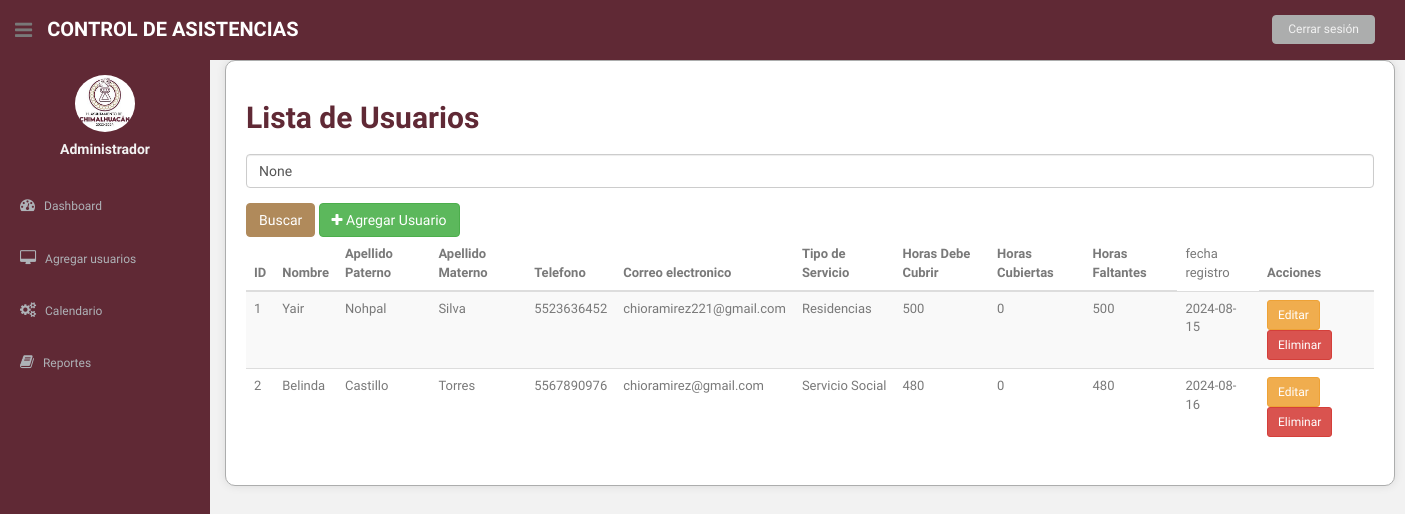
The app's page /lista_usuarios/ (signed in), older data.
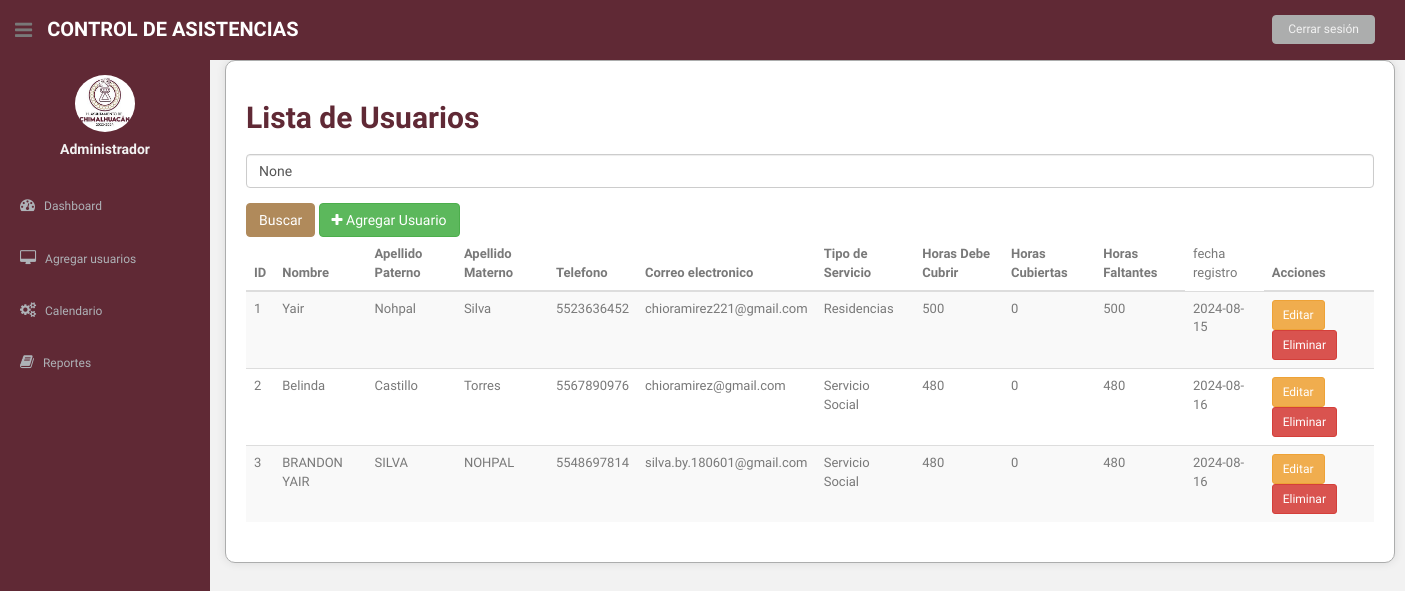
The same page, newer data.
### asistencia/models.py (models this page shows, shortened)
class Usuario(models.Model):
    nombre = models.CharField(max_length=100)
    apellido_paterno = models.CharField(max_length=100)
    apellido_materno = models.CharField(max_length=100)
    telefono = models.CharField(max_length=10)
    correo_electronico = models.EmailField(unique=True)
    fecha_registro = models.DateField(auto_now_add=True)
    user = models.OneToOneField(User, on_delete=models.CASCADE, null=True, blank=True)
    OPCIONES_SERVICIO = [
        ('SS', 'Servicio Social'),
        ('R', 'Residencias'),
    ]
    tipo_servicio = models.CharField(max_length=2, choices=OPCIONES_SERVICIO)
    horas_realizadas = models.IntegerField(default=0)  # Se actualizará según las horas realizadas
    horas_requeridas = models.IntegerField()  # Horas requeridas para el servicio

### asistencia/views.py (the view)
# urls.py: path('lista_usuarios/', views.lista_usuarios, name='lista_usuarios'),
@login_required
def lista_usuarios(request):
    usuarios = Usuario.objects.all()
    query = request.GET.get('q')
    if query:
        usuarios = usuarios.filter(nombre__icontains=query)
    for usuario in usuarios:
        try:
            horas_realizadas = 0
            asistencias = Asistencia.objects.filter(usuario=usuario, fecha_salida__isnull=False)
            for asistencia in asistencias:
                if asistencia.fecha_salida and asistencia.fecha_entrada:
                    delta = asistencia.fecha_salida - asistencia.fecha_entrada
                    horas_realizadas += delta.total_seconds() / 3600
            usuario.horas_realizadas = horas_realizadas
            usuario.horas_faltantes = usuario.horas_requeridas - horas_realizadas
        except Exception as e:
            print(f"Error al calcular horas para {usuario}: {e}")
            usuario.horas_realizadas = 0
            usuario.horas_faltantes = usuario.horas_requeridas
    return render(request, 'lista_usuarios.html', {'usuarios': usuarios, 'query': query})

### asistencia/templates/lista_usuarios.html (shortened to what this page needs)
{% load static %}
<!DOCTYPE html>
<html lang="en">
<head>
  <link href="{% static 'css/bootstrap.css' %}" rel="stylesheet">
  <link href="{% static 'font-awesome/css/font-awesome.css' %}" rel="stylesheet" />
  <link rel="stylesheet" type="text/css" href="{% static 'css/zabuto_calendar.css' %}">
  <link rel="stylesheet" type="text/css" href="{% static 'js/gritter/css/jquery.gritter.css' %}" />
  <link rel="stylesheet" type="text/css" href="{% static 'lineicons/style.css' %}">
  <link href="{% static 'css/style.css' %}" rel="stylesheet">
  <link href="{% static 'css/style-responsive.css' %}" rel="stylesheet">
</head>
<body>
  <section id="container">
    {% include 'general/menu.html' %}
    <section id="main-content">
      <section class="wrapper">
        <div class="container">
          <h2>Lista de Usuarios</h2>
          <form method="get" action="{% url 'lista_usuarios' %}">
            <div class="form-group">
              <input type="text" name="q" class="form-control" placeholder="Buscar por nombre" value="{{ query }}">
            </div>
            <button type="submit" class="btn btn-primary">Buscar</button>
            <a href="{% url 'agregar_usuario' %}" class="btn btn-success"><i class="fa fa-plus"></i> Agregar Usuario</a>
          </form>
          <div class="table-responsive">
            <table class="table table-striped">
              <thead>
                <tr>
                  <th>ID</th>
                  <th>Nombre</th>
                  <th>Apellido Paterno</th>
                  <th>Apellido Materno</th>
                  <th>Telefono</th>
                  <th>Correo electronico</th>
                  <th>Tipo de Servicio</th>
                  <th>Horas Debe Cubrir</th>
                  <th>Horas Cubiertas</th>
                  <th>Horas Faltantes</th>
                  <td>fecha registro</td>
                  <th>Acciones</th>
                </tr>
              </thead>
              <tbody>
                {% for usuario in usuarios %}
                <tr>
                  <td>{{ usuario.id }}</td>
                  <td>{{ usuario.nombre }}</td>
                  <td>{{ usuario.apellido_paterno }}</td>
                  <td>{{ usuario.apellido_materno }}</td>
                  <td>{{ usuario.telefono }}</td>
                  <td>{{ usuario.correo_electronico }}</td>
                  <td>{{ usuario.get_tipo_servicio_display }}</td>
                  <td>{{ usuario.horas_requeridas }}</td>
                  <td>{{ usuario.horas_realizadas }}</td>
                  <td>{{ usuario.horas_faltantes }}</td>
                  <td>{{ usuario.fecha_registro }}</td>
                  <td>
                    <a href="{% url 'editar_usuario' usuario.pk %}" class="btn btn-warning btn-sm">Editar</a>
                    <a href="{% url 'eliminar_usuario' usuario.pk %}" class="btn btn-danger btn-sm">Eliminar</a>
                  </td>
                </tr>
                {% endfor %}
              </tbody>
            </table>
          </div>
        </div>
      </section>
    </section>
  </section>
</body>
</html>

### asistencia/templates/general/menu.html (shortened to what this page needs)
{% load static %}
<header class="header black-bg">
  <div class="sidebar-toggle-box">
    <div class="fa fa-bars tooltips" data-placement="right" data-original-title="Toggle Navigation"></div>
  </div>
  <a href="{% url 'admin_dashboard' %}" class="logo"><b>Control de Asistencias</b></a>
  <div class="top-menu">
    <ul class="nav pull-right top-menu">
      <li>
        <a class="logout" href="{% url 'login' %}">Cerrar sesión</a>
      </li>
    </ul>
  </div>
</header>
<aside>
  <div id="sidebar" class="nav-collapse">
    <ul class="sidebar-menu" id="nav-accordion">
      <p class="centered">
        <a href="profile.html"><img src="{% static '/img/LOGO.jpg' %}" class="img-circle" width="60" /></a>
      </p>
      <h5 class="centered">Administrador</h5>
      <li class="mt">
        <a class="" href="{% url 'admin_dashboard' %}">
          <i class="fa fa-dashboard"></i>
          <span>Dashboard</span>
        </a>
      </li>
      <li class="sub-menu">
        <a href="javascript:;">
          <i class="fa fa-desktop"></i>
          <span>Agregar usuarios</span>
        </a>
      </li>
      <li class="sub-menu">
        <a href="javascript:;">
          <i class="fa fa-cogs"></i>
          <span>Calendario</span>
        </a>
      </li>
      <li class="sub-menu">
        <a href="javascript:;">
          <i class="fa fa-book"></i>
          <span>Reportes</span>
        </a>
      </li>
    </ul>
  </div>
</aside>

### asistencia/static/css/style.css (style rules this page uses)
body { color: #797979; background: #f2f2f2; font-family: 'Ruda', sans-serif; padding: 0px !important; margin: 0px !important; font-size:13px; }
ul li { list-style: none; }
a, a:hover, a:focus { text-decoration: none; outline: none; }
#container { width: 100%; height: 100%; }
.centered { text-align: center; }
.mt { margin-top: 25px; }
ul.top-menu > li > .logout { color: #f2f2f2; font-size: 12px; border-radius: 4px; -webkit-border-radius: 4px; border: 1px solid #ACADAD !important; padding: 5px 15px; margin-right: 15px; background: #ACADAD; margin-top: 15px; }
#sidebar { width: 210px; height: 100%; position: fixed; background: #602935; }
#sidebar h5 { color: #f2f2f2; font-weight: 700; }
#sidebar ul li { position: relative; }
ul.sidebar-menu , ul.sidebar-menu li ul.sub { margin: -2px 0 0; padding: 0; }
ul.sidebar-menu { margin-top: 75px; }
ul.sidebar-menu li { margin-bottom: 5px; margin-left:10px; margin-right:10px; }
ul.sidebar-menu li.sub-menu { line-height: 15px; }
ul.sidebar-menu li a span { display: inline-block; }
ul.sidebar-menu li a { color: #aeb2b7; text-decoration: none; display: block; padding: 15px 0 15px 10px; font-size: 12px; outline: none; -webkit-transition: all 0.3s ease; -moz-transition: all 0.3s ease; -o-transition: all 0.3s ease; -ms-transition: all 0.3s ease; transition: all 0.3s ease; }
ul.sidebar-menu li a i { font-size: 15px; padding-right: 6px; }
#main-content { margin-left: 210px; }
.header, .footer { min-height: 60px; padding: 0 15px; }
.header { position: fixed; left: 0; right: 0; z-index: 1002; }
.black-bg { background: #602935; border-bottom: 1px solid #602935; }
.wrapper { display: inline-block; margin-top: 60px; padding-left: 15px; padding-right: 15px; padding-bottom: 15px; padding-top: 0px; width: 100%; }
a.logo { font-size: 20px; color: #ffffff; float: left; margin-top: 15px; text-transform: uppercase; }
a.logo b { font-weight: 900; }
#top_menu .nav > li, ul.top-menu > li { float: left; }
ul.top-menu > li > a { color: #666666; font-size: 16px; border-radius: 4px; -webkit-border-radius: 4px; border:1px solid #666666 !important; padding: 2px 6px; margin-right: 15px; }
.sidebar-toggle-box { float: left; padding-right: 15px; margin-top: 20px; }
.sidebar-toggle-box .fa-bars { cursor: pointer; display: inline-block; font-size: 20px; }

### asistencia/templates/lista_usuarios.html (style rules this page uses)
.container { background-color: #ffffff; border: 1px solid #ACADAD; padding: 20px; border-radius: 10px; box-shadow: 0px 0px 10px rgba(0, 0, 0, 0.1); }
.container h2 { color: #602935; font-weight: bold; }
.container form { margin-top: 20px; }
.container .btn-primary { background-color: #B08A5B; border-color: #B08A5B; }

Row changes from the older to the newer data that the page shows:
added Usuario: id "3", nombre "BRANDON YAIR", apellido_paterno "SILVA", apellido_materno "NOHPAL", telefono "5548697814", correo_electronico "silva.by.180601@gmail.com", tipo_servicio "Servicio Social", horas_requeridas "480", horas_realizadas "0", horas_faltantes "480", fecha_registro "2024-08-16"
